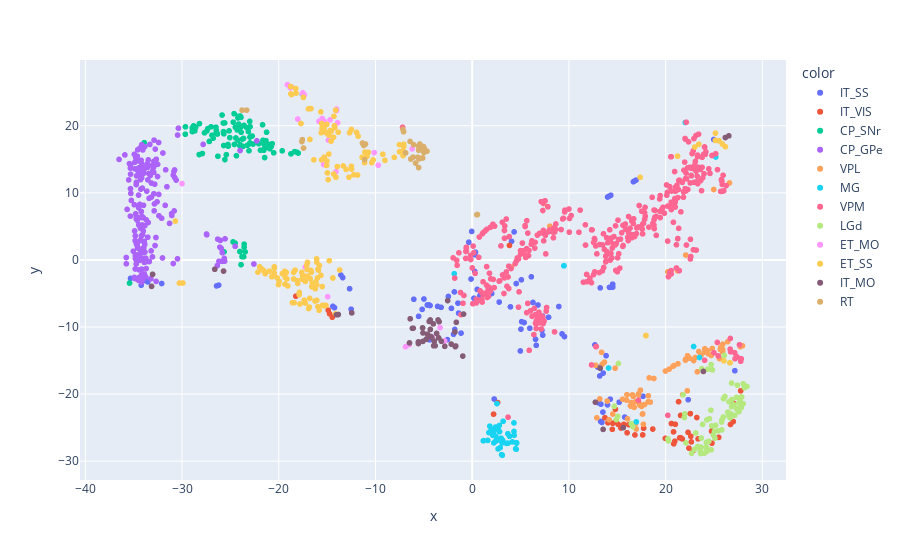

This figure's notebook cell:
### Code cell
sns.set(font_scale=1.8)
x_embedded = TSNE(n_components=2,perplexity=50,random_state=20).fit_transform(x_pca[:,0:10].copy())
# plt.figure(figsize=(10,10))
# sns.scatterplot(x=x_embedded[:,0],y=x_embedded[:,1],hue = data_2['label'],s=70)
# plt.legend(markerscale=2)
# plt.savefig(r'ae_clustering.png',dpi=200)
fig=px.scatter(x=x_embedded[:,0],y=x_embedded[:,1],color=data_2['label'],color_discrete_sequence=px.colors.qualitative.Plotly+px.colors.qualitative.Antique)
fig.show()
